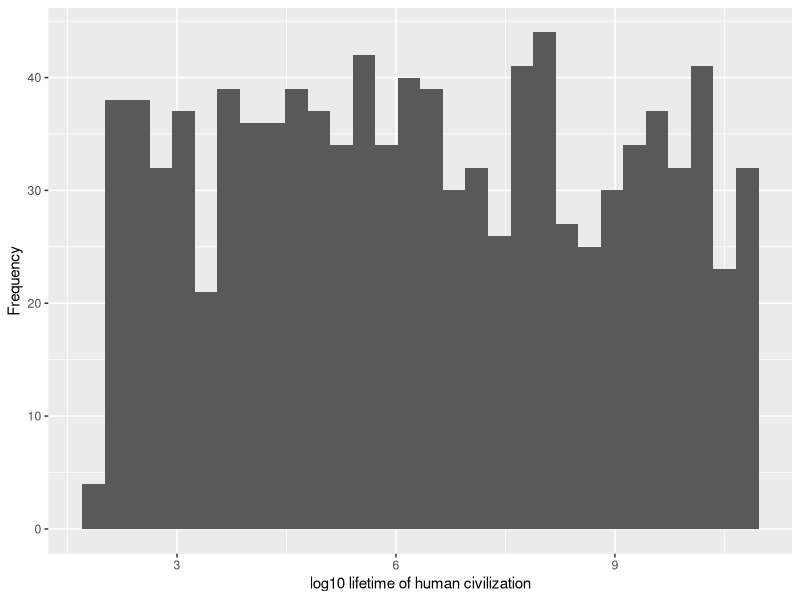

R code for this plot:
#################################################
# Code to calculate the minimum value 
# of the lifetime of an advanced civilization
# so that it can detect the presence of another
# advanced radio transmitting civilization
##################################################

###########################
# load libraries
###########################
library(ggplot2)


c = (240 * pi)^(1/3)


(240 * pi)^(1/3)


p = 1e-12

L = c/ ( p^(1/3)  )

L

#####################
# general equation
#####################

d = 1/320

p = 1e-12

L = ( (3 * pi ) / ( 4 * p * d ) )^(1/3)

L


d = 1/320

p = 1e-15

L = ( (3 * pi ) / ( 4 * p * d ) )^(1/3)

L


############################
# sample p, d and plot L
############################

# sample from uniform distribution for log10(p)
N_samples = 1000 # number of samples
p_log_MIN = log10(1e-30) # minimum value of p on log scale
p_log_MAX = log10(1e-3)  # maximum value of p on log scale
p_dist_log = runif(n = N_samples, min = p_log_MIN, max = p_log_MAX)
p_dist = 10^p_dist_log

d = 1/320

# cosmic loneliness equation
L_dist = ( (3 * pi ) / ( 4 * p_dist * d ) )^(1/3)

L_dist

# plot L log
ggplot2::qplot( log10( L_dist), 
                xlab = 'log10 lifetime of human civilization',
                ylab = 'Frequency'
                )

summary( (L_dist)  )
